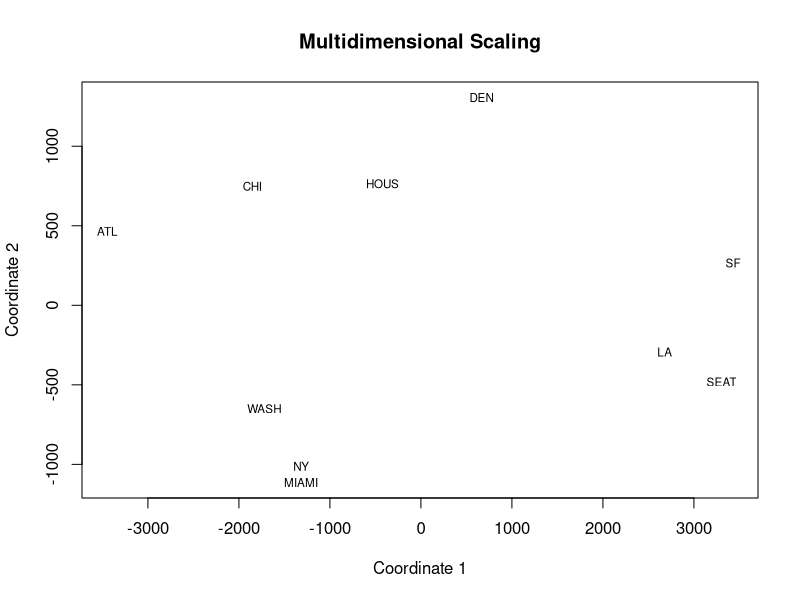

This figure's R source:
## ---- chunk 1
# generate data
library(MASS)
set.seed(355)
mu = rep(0,7)
n = 100
lambda = t(rbind(c(rep(1,4),rep(0,3)),c(rep(0,3),rep(1,4))))
y = c() # store observations
x_list = c() # store x's
Psi = 0.4*diag(7)
currMu = matrix(rep(0,7)) # initialize sample mean
for(i in 1:n){ 
  # draw a 2x1 x
  x <- mvrnorm(n = 1, mu=c(0,0), Sigma=diag(2), empirical = FALSE)
  # draw a 7x1 w
  w <- mvrnorm(n = 1, mu=rep(0,7), Sigma=Psi, empirical = FALSE)
  # get a 7 x 100 vector, 100 observations of Y, Y is 7x1
  currY <- mu + lambda%*%x + w 
  currMu <- currMu + currY
  x_list <- cbind(x_list, x)
  y <- cbind(y,currY)
}

currMu <- (1/n)*currMu # sample mean

# EM Algorithm
library(Matrix)
# initialize
currPsi = 0.4*diag(7)+0.01
sigma = runif(1,0.01,0.2)
currLambda1 <- mvrnorm(1,mu = c(1,1,1,1,0,0,0),Sigma = sigma^2*diag(7))
currLambda2 <- mvrnorm(1,mu = c(0,0,0,1,1,1,1),Sigma = sigma^2*diag(7))
currLambda <- cbind(currLambda1,currLambda2)
W = currLambda
for(iter in 1:100){
  g = solve(diag(2)+t(W)%*%solve(currPsi)%*%W)
  # terms in updated lambda
  W1_sum = 0
  W2_sum = 0
  # terms in updated Psi
  Psi_sum = 0
  Y = c() # nxq, nth row is t(y_n - currMu)
  for(i in 1:n){
    Ez = g%*%t(W)%*%solve(currPsi)%*%(y[,i]-currMu)
    Ezzt = g + Ez%*%t(Ez)
    # calculate terms in W
    W_1 = (y[,i]-currMu)%*%t(Ez)
    W1_sum = W1_sum + W_1
    W2_sum = W2_sum + Ezzt
    Psi_1 = Ez%*%t(y[,i]-currMu)
    Psi_sum = Psi_1 + Psi_sum
    Y = rbind(Y, t(y[,i]-currMu))
  }
  Wnew = W1_sum%*%solve(W2_sum)
  S = 1/n*t(Y)%*%Y # 7x7
  PsiNew = diag(S - (Wnew/n)%*%Psi_sum)
  PsiNew = Matrix::Diagonal(7, x = PsiNew)
  currPsi = PsiNew
  currLambda = Wnew
  W = currLambda
}
currPsi
currLambda
currLambda_A <- currLambda # save for future use
# compare to factor analysis
library(stats)
factanal(t(y),factors=2)$loadings

## ---- chunk 2
# initialize
currPsi = 0.4*diag(7)+0.01
# currLambda drawn without knowledge of population lambda
currLambda1 <- mvrnorm(1,mu = rep(-1,7),Sigma = diag(7))
currLambda2 <- mvrnorm(1,mu = rep(-2,7),Sigma = diag(7))
currLambda <- cbind(currLambda1,currLambda2)
for(iter in 1:200){
  W = currLambda
  g = solve(diag(2)+t(W)%*%solve(currPsi)%*%W)
  # terms in updated lambda
  W1_sum = 0
  W2_sum = 0
  # terms in updated Psi
  Psi_sum = 0
  Y = c() # nxq, nth row is t(y_n - currMu)
  for(i in 1:n){
    Ez = g%*%t(W)%*%solve(currPsi)%*%(y[,i]-currMu)
    Ezzt = g + Ez%*%t(Ez)
    # calculate terms in W
    W_1 = (y[,i]-currMu)%*%t(Ez)
    W1_sum = W1_sum + W_1
    W2_sum = W2_sum + Ezzt
    Psi_1 = Ez%*%t(y[,i]-currMu)
    Psi_sum = Psi_1 + Psi_sum
    Y = rbind(Y, t(y[,i]-currMu))
  }
  Wnew = W1_sum%*%solve(W2_sum)
  S = 1/n*t(Y)%*%Y # 7x7
  PsiNew = diag(S - (Wnew/n)%*%Psi_sum)
  PsiNew = Matrix::Diagonal(7, x = PsiNew)
  currPsi = PsiNew
  currLambda = Wnew
}
currPsi
currLambda
currLambda_B <- currLambda # save for future use


# calculate distance between column space of currLambda and population lambda
ColcurrLambda <- currLambda_B%*%solve(t(currLambda_B)%*%currLambda_B)%*%t(currLambda_B)
ColLambda <- lambda%*%solve(t(lambda)%*%lambda)%*%t(lambda)
norm(ColcurrLambda - ColLambda, type = 'F') # Frobenius norm of the distance

## ---- chunk 3
set.seed(5)
n = 100
sigma = runif(1,0.01,0.2)
currLambda1 <- mvrnorm(1,mu = c(1,1,1,1,0,0,0),Sigma = sigma^2*diag(7))
currLambda2 <- mvrnorm(1,mu = c(0,0,0,1,1,1,1),Sigma = sigma^2*diag(7))
currLambda <- cbind(currLambda1,currLambda2)
W = currLambda
currMu = currMu # from above, sample mean of y
sigmaSq = 0.4 # sigma squared, from W variance is sigma^2 * Identity
M = t(W)%*%W+sigmaSq*diag(2)


for(iter in 1:200){
W1_sum = 0
W2_sum = 0
sigmaSq_sum = 0
for(i in 1:n){
  Ez = solve(M)%*%t(W)%*%(y[,i]-currMu)
  Ezzt = sigmaSq*solve(M)+Ez%*%t(Ez)
  # calculate terms in W
  W_1 = (y[,i]-currMu)%*%t(Ez)
  W1_sum = W1_sum + W_1
  W2_sum = W2_sum + Ezzt
  sigmaSq_1 = norm(y[,i]-currMu, type="2")^2-2*t(Ez)%*%t(W)%*%(y[,i]-currMu)+pracma::Trace(Ezzt%*%t(W)%*%W)
  sigmaSq_sum = sigmaSq_sum + sigmaSq_1
}
Wnew = W1_sum%*%solve(W2_sum)
# d = 7
new_sigmaSq = 1/(7*n)*sigmaSq_sum
W = Wnew
sigmaSq = new_sigmaSq[1] # change from 1x1 matrix to a scalar
}
W
sigmaSq

# compare with standard pca and results from part a, part b
library(pracma)
library(psych)
W <- orth(W)
ty <- t(y) # transpose data
evs = eigen(cov(ty %*% W))
evecs = evs$vectors
loadings_C = W %*% evecs
scores_C = ty %*% W
Xrecon_C = scores_C %*% t(W) # reconstruct data
reconerr_C = sum((Xrecon_C-ty)^2) 

# results from part a
W <- orth(as.matrix(currLambda_A))
evs = eigen(cov(ty %*% W))
evecs = evs$vectors
loadings_A = W %*% evecs
scores_A = ty %*% W
Xrecon_A = scores_A %*% t(W) # reconstruct data
reconerr_A = sum((Xrecon_A-ty)^2) 

# results from part b
W <- orth(as.matrix(currLambda_B))
evs = eigen(cov(ty %*% W))
evecs = evs$vectors
loadings_B = W %*% evecs
scores_B = ty %*% W
Xrecon_B = scores_B %*% t(W) # reconstruct data
reconerr_B = sum((Xrecon_B-ty)^2) 

### compare to standard pca on full data set, first two principal components
origpca =  princomp(scale(ty))
loadings_origpca = origpca$loadings[,1:2]
# scores (loadings) may have opposite signs for origpca and EM
# when using probabilistic PCA or princomp, you'll notice W and Z might have different signs between PCA and probabilistic PCA, but the absolute value will be the same.
loadings_origpca - loadings_A
loadings_origpca - loadings_B
loadings_origpca - loadings_C
## ---- chunk 4
airlineData <- matrix(NA,10,10)
airlineData[lower.tri(airlineData,diag=TRUE)] <- c(0,587,1212,701,1936,604,748,2139,2182,543,0,920,940,1745,1188,713,1858,1737,597,0,879,831,1726,1631,949,1021,1494,0,1374,968,1420,1645,1891,1220,0,2339,2451,347,959,2300,0,1092,2594,2734,923,0,2571,2408,205,0,678,2442,0,2329)
names <- c("ATL","CHI","DEN","HOUS","LA","MIAMI","NY","SF","SEAT","WASH")
row.names(airlineData) <- names
colnames(airlineData) <- names

# Classical MDS
# N rows (objects) x p columns (variables)
# each row identified by a unique row name

d <- dist(airlineData) # euclidean distances between the rows
fit <- cmdscale(d,eig=TRUE, k=2) # k is the number of dim
fit # view results

# plot solution 
x <- fit$points[,1]
y <- fit$points[,2]
plot(x, y, xlab="Coordinate 1", ylab="Coordinate 2", 
     main="Multidimensional Scaling", pch = 19, type="n")
text(x, y, labels = row.names(airlineData), cex=.7)
